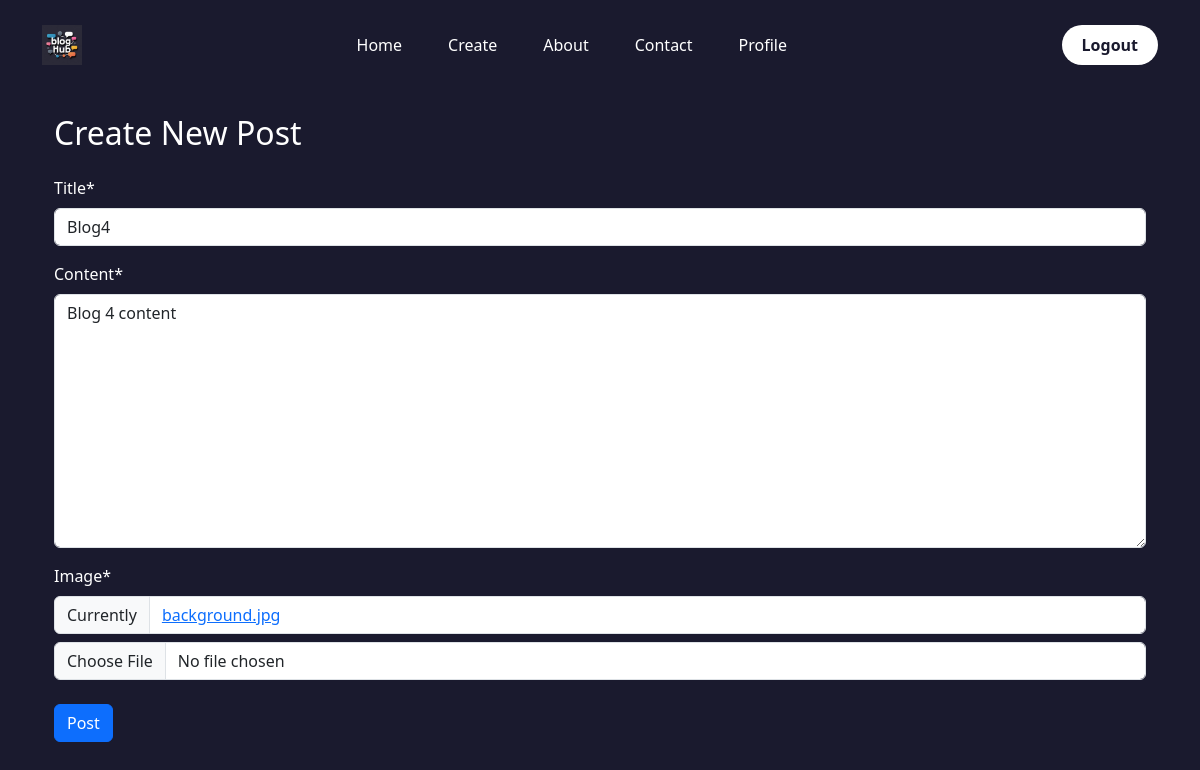
Page /post/4/update/ (signed in) on the earlier database version.
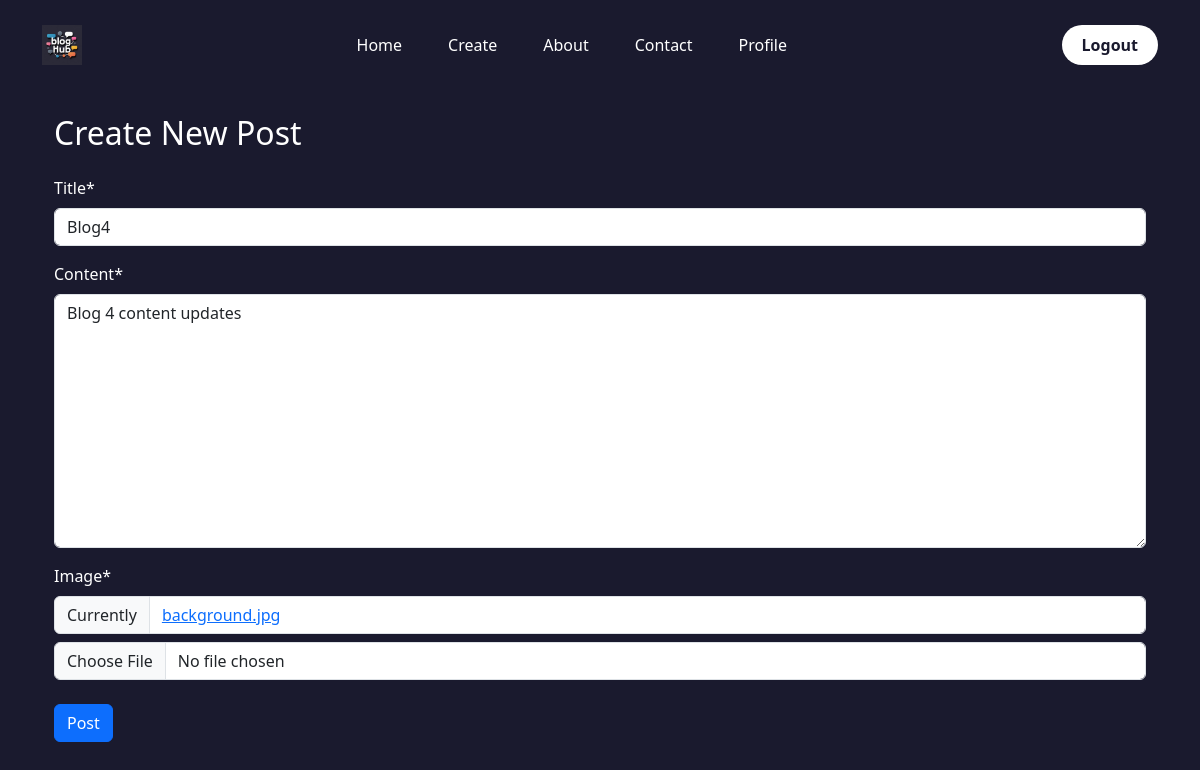
Same page on the later database version.
### blog/models.py (models this page shows, shortened)
class Post(models.Model):
    title=models.CharField(max_length=100)
    content=models.TextField()
    date_posted=models.DateTimeField(default=timezone.now)
    author=models.ForeignKey(User,on_delete=models.CASCADE)
    image=models.ImageField(default="background.jpg",upload_to='blog')

### blog/views.py (the view, shortened to what this page needs)
# urls.py: path('post/<int:pk>/update/',PostUpdateView.as_view(),name='post-update'),
class PostUpdateView(LoginRequiredMixin,UserPassesTestMixin,UpdateView):
    model=Post
    fields=['title','content','image']
    def test_func(self):
        post=self.get_object()
        if self.request.user==post.author:
            return True
        else:
            return False

### blog/templates/blog/post_form.html (shortened to what this page needs)
{% extends "blog/base.html" %}
{% load crispy_forms_tags %}
{% block content %}
<div class="container mt-4">
    <h2 class="mb-4">Create New Post</h2>
    <form method="POST" enctype="multipart/form-data">
        {{ form|crispy }}
        <button type="submit" class="btn btn-primary mt-2">Post</button>
    </form>
</div>
{% endblock content %}

Differences in the rows shown:
changed Post "Blog4": content "Blog 4 content" → "Blog 4 content updates"
